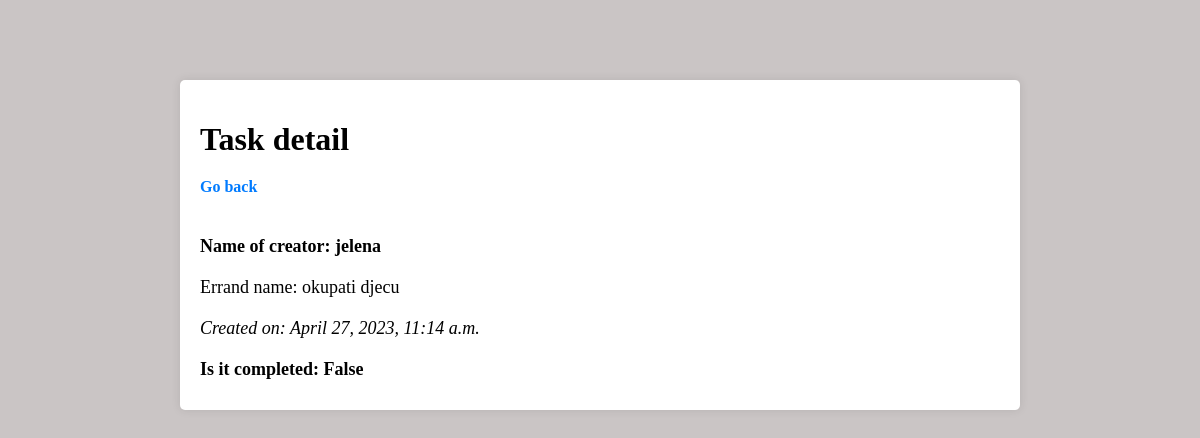
Screenshot of /detail/24/ (signed in) with the database file from the repository.
### core/models.py (models this page shows, shortened)
class Errand(models.Model):
    created_by = models.ForeignKey(User, on_delete=models.CASCADE, null=True, blank=True)
    title = models.CharField(max_length=250)
    completed = models.BooleanField(default=False)
    created_time = models.DateTimeField(auto_now_add=True)
    class Meta:
        ordering = ['completed']

### core/views.py (the view)
# urls.py: path('detail/<int:pk>/', views.errand_detail, name="detail"), # uvjek stavi slash "/" na kraju path-a
@login_required
def errand_detail(request, pk):
    if request.method == "GET":
        errand = Errand.objects.get(pk=pk)
        return render(request, 'core/errand_detail.html', {
            'errand': errand
        })

### core/templates/core/errand_detail.html
{% extends 'core/main.html' %}
{% block content %}
<h1 class="detail-headline">Task detail</h1>
<a class="go-back-btn" href="{% url 'errands' %}">Go back</a>
<p class="creator-name">Name of creator: {{errand.created_by}}</p>
<p class="errand-name">Errand name: {{errand.title}}</p>
<p class="date-created">Created on: {{errand.created_time}}</p>
<p class="is-completed">Is it completed: {{errand.completed}}</p>
{% endblock %}

### core/templates/core/main.html (style rules this page uses)
body { background-color: rgb(202, 197, 197); }
p { margin: 20px 0; font-size: 18px; }
.detail-headline { font-size: 32px; margin-bottom: 20px; }
.go-back-btn { display: inline-block; color: #007bff; text-decoration: none; font-weight: bold; margin-bottom: 20px; }
p { margin-bottom: 10px; font-size: 18px; }
.creator-name { font-weight: bold; }
.date-created { font-style: italic; }
.is-completed { font-weight: bold; }

### rows the page displays
Errand: created_by "jelena", title "okupati djecu", created_time "April 27, 2023, 11:14 a.m.", completed "False"
